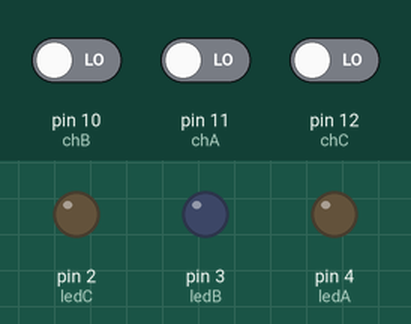
Simulated run of this sketch. Board: Arduino Uno, built with avr-gcc and run on an emulated ATmega328P. On the bench: output pins drawn as LEDs (lit = HIGH). The inputs (shaded band) are chosen by the test bench; at power-on: pin 12 (chC) LOW, pin 10 (chB) LOW, pin 11 (chA) LOW.

Above: at 1.2 s.
1.3 s: pin 12 (chC) driven HIGH
At 2.5 s:
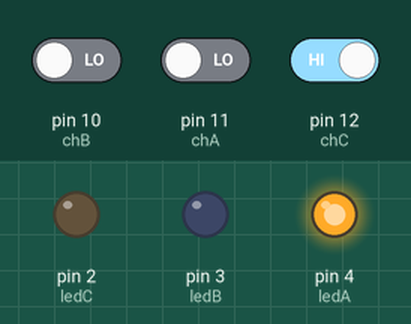
2.8 s: pin 10 (chB) driven HIGH
At 3.8 s:
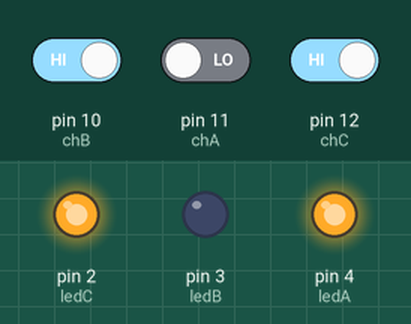
4.3 s: pin 11 (chA) driven HIGH
At 4.9 s:
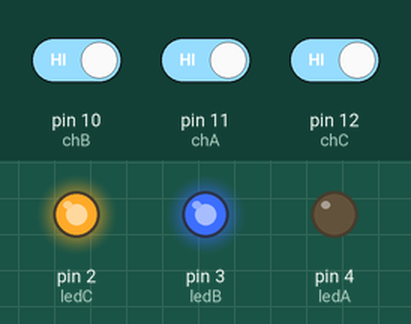
5.8 s: pin 10 (chB) driven LOW
At 6.1 s:
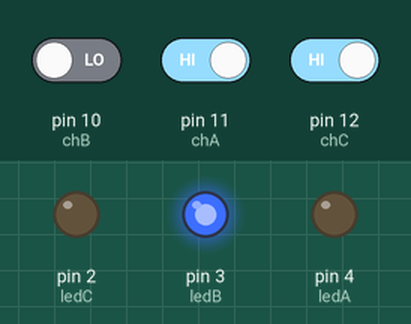
7.3 s: pin 11 (chA) driven LOW
At 8.4 s:
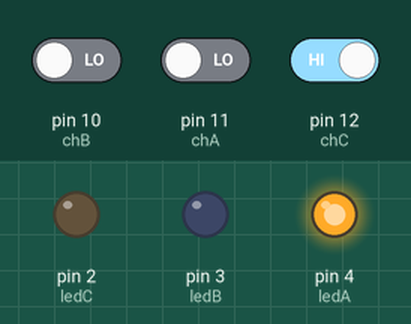
Timing chart, 0 to 9.8 s (numbered marks = the images above; inputs shaded):
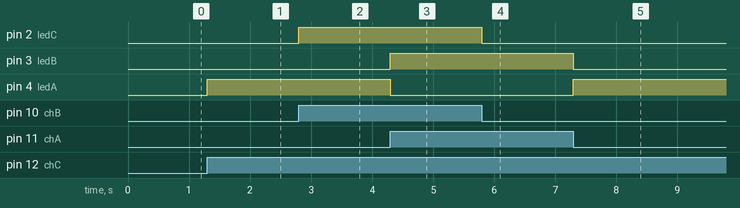

The sketch:

Arq6_Exe3.ino
```cpp
#define chC 12
#define chA 11
#define chB 10
#define ledA 4
#define ledB 3
#define ledC 2

bool A,B,C;

void setup() {
  pinMode(chA, INPUT);
  pinMode(chB, INPUT);
  pinMode(chC, INPUT);
  pinMode(ledA, OUTPUT);
  pinMode(ledB, OUTPUT);
  pinMode(ledC, OUTPUT);

  digitalWrite(ledA, LOW);
  digitalWrite(ledB, LOW);
  digitalWrite(ledC, LOW);
}

void loop() {
  C=digitalRead(chC);
  if(C == 1){
    A=digitalRead(chA);
    if(A == 0){
      digitalWrite(ledA, HIGH);
      digitalWrite(ledB, LOW);
    }else{
      digitalWrite(ledA, LOW);
      digitalWrite(ledB, HIGH);
    }

    B=digitalRead(chB);
    if(B == 0){
      digitalWrite(ledC, LOW);
    }else{
      digitalWrite(ledC, HIGH);
    }
  }
}
```

Measured:
- after the input at 1.3 s, pin 4 (ledA): LOW → HIGH at once
- after the input at 2.8 s, pin 2 (ledC): LOW → HIGH at once
- after the input at 4.3 s, pin 3 (ledB): LOW → HIGH at once; pin 4 (ledA): HIGH → LOW at once
- after the input at 5.8 s, pin 2 (ledC): HIGH → LOW at once
- after the input at 7.3 s, pin 3 (ledB): HIGH → LOW at once; pin 4 (ledA): LOW → HIGH at once
